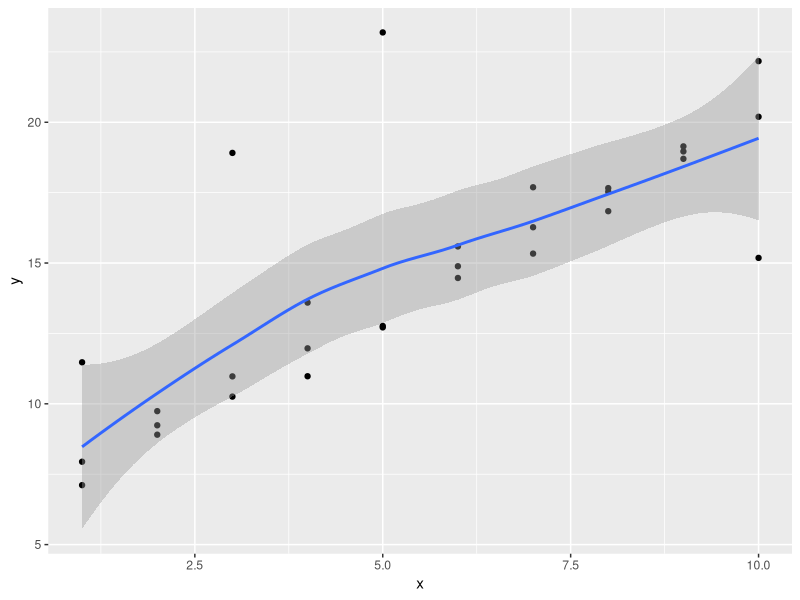
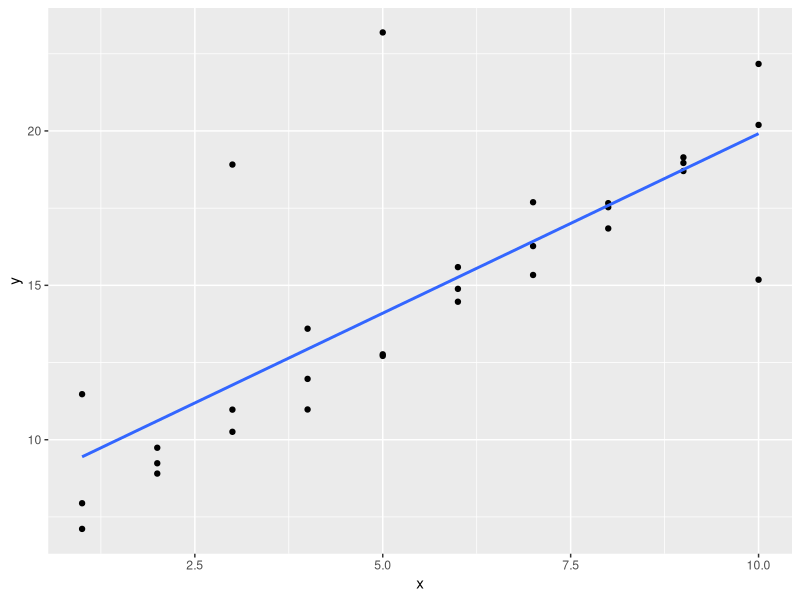

Source code (R) for these figures, in order: (Note: this script raises an error after producing the figures.)
## ---- chunk 1
library(tidyverse)

library(modelr)
options(na.action = na.warn)
## ---- chunk 2
sim1a <- tibble(
  x = rep(1:10, each = 3),
  y = x * 1.5 + 6 + rt(length(x), df = 2)
)
## ---- chunk 3
sim1a_mod <- lm(y ~ x, data = sim1a)               # fit a linear model (straight line)

coef(sim1a_mod)                                    # Slope=1.480507    Intercept=5.806916

# Can't just put `sim1a_mod` into ggplot like below ...It plots *curve*, as for `sim1a`. (WHY?)
ggplot(sim1a_mod, aes(x, y)) +
  geom_point() +
  geom_smooth() 
## ---- chunk 4
ggplot(sim1a, aes(x = x, y = y)) +
  geom_point() +
  geom_smooth(method = "lm", se = FALSE)           # fit a linear model (straight line)
## ---- chunk 5
measure_distance <- function(mod, data) {
  diff <- data$y - make_prediction(mod, data)
  mean(abs(diff))
}
## ---- chunk 6
best <- optim(c(0, 0), measure_distance, data = sim1a)
best$par                                   # the best parameters of the 'mean-absolute distance'


# HOWEVER, although the code in Q2 defines `measure_distance` (and we have `sim1a` from Q1), that definition doesn't include what the `make_prediction()` function is ...SO at the moment we just get an error
## ---- chunk 7
# "For the above function to work, we need to define a function `make_prediction` that takes a numeric vector of length two (the intercept and slope) and returns the predictions..."

make_prediction <- function(mod, data) {
  mod[1] + mod[2] * data$x
}

# (I don't properly understand this, but) running that `make_prediction` code, and then the `optim` code again, gives : [1] 6.013145 1.511948

# ...re. `lm()` with the same data, (in A1) : Slope=1.546082    Intercept=5.633505
## ---- chunk 8
model1 <- function(a, data) {
  a[1] + data$x * a[2] + a[3]
}
## ---- chunk 9

## ---- chunk 10
?add_predictions

# "A data frame. `add_prediction` adds a single new column, `.pred`, to the input data. `spread_predictions` adds one column for each model. `gather_predictions` adds two columns `.model` and `.pred`, and repeats the input rows for each model." -- Help

# "Next we add predictions. We’ll use modelr::add_predictions() which takes a data frame and a model. It adds the predictions from the model to a new column in the data frame" -- s23.3.1 R4DS book
## ---- chunk 11
ggplot(sim1, aes(x, resid)) + 
  geom_ref_line(h = 0) +
  geom_point()
# Just showing this for context. (Because running it here gives an error)

?geom_ref_line

# "geom_ref_line {modelr}" "Add a reference line (ggplot2)" -- Help
## ---- chunk 12

## ---- chunk 13

## ---- chunk 14
mod1 <- lm(y ~ x1 + x2, data = sim3)
mod2 <- lm(y ~ x1 * x2, data = sim3)
## ---- chunk 15

## ---- chunk 16

